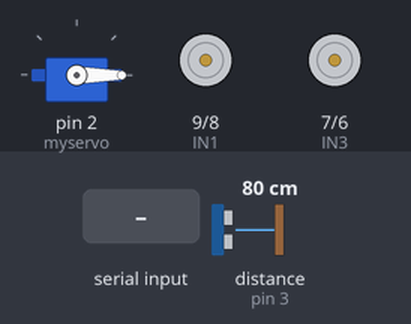
The sketch below on a simulated Arduino Uno, built with avr-gcc and run on an emulated ATmega328P. Parts: servo, motor-driver pin pairs drawn as motors (green arrow = first pin HIGH = forward, orange = second pin HIGH = backward, longer = more drive, scaled by the enable pin). Wiring (inferred from the names in the program): ultrasonic range finder: trigger pin 11; echo pin 3. The inputs (shaded band) are chosen by the test bench; at power-on: distance to the obstacle (sensor on pin 3) 80 cm. The echo pulse lasts 58.3 µs per cm; what the sketch prints to the serial monitor is not drawn.

Above: at 1.2 s.
1.3 s: "FORWARD" received over Serial
At 2.3 s:
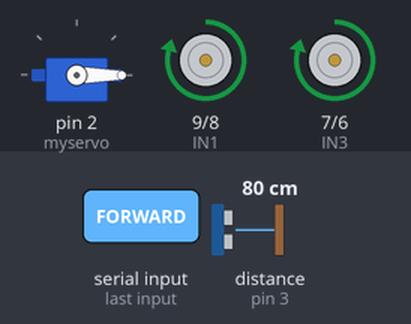
4.3 s: distance to the obstacle (sensor on pin 3) set to 2 cm
At 5.4 s:
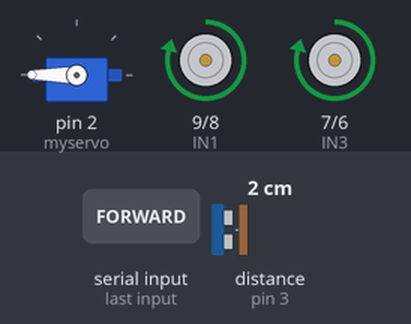
7.3 s: "BACK" received over Serial
At 8.0 s:
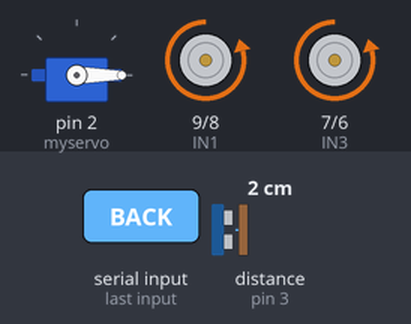
10.3 s: "LEFT" received over Serial
At 11.4 s:
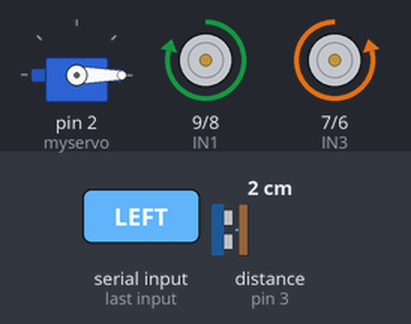
13.3 s: "RIGHT" received over Serial
At 14.1 s:
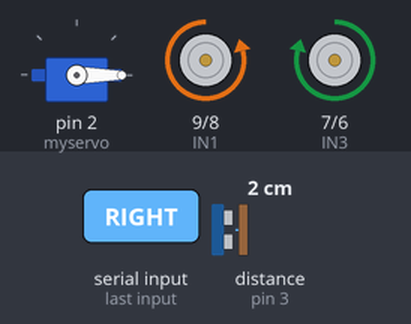
16.3 s: distance to the obstacle (sensor on pin 3) set to 120 cm
Timing chart, 0 to 20.3 s (numbered marks = the images above; inputs shaded):
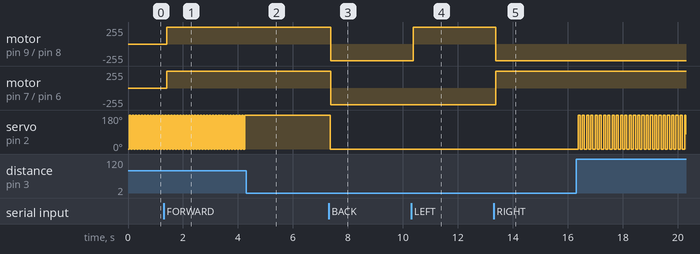

The sketch:

Final_code.ino
```cpp
 // include parts

 #include <NewPing.h>
 #include <Servo.h>

 //servo intialisation
 Servo myservo;
int pos = 0;

//ultrasonic pins
const int trigPin = 11;
const int echoPin = 3;
// defines variables ultrasonic
long duration;
int distance;


 //define the control pins of the motors
//motor A
int enableA = 10;
int IN1 = 9;
int IN2 = 8;

//motor B
int enableB = 5;
int IN3 = 7;
int IN4 = 6;

#define maximumSpeed 250

String readString;

void setup() {
//servo motor
myservo.attach(2);

//ultrasonic
pinMode(trigPin, OUTPUT);
pinMode(echoPin, INPUT);


  //set all the motor control pins to output

  pinMode (enableA, OUTPUT);
  pinMode (enableB, OUTPUT);
  pinMode (IN1, OUTPUT);
  pinMode (IN2, OUTPUT);
  pinMode (IN3, OUTPUT);
  pinMode (IN4, OUTPUT);

  Serial.begin(9600);

}

void loop() {
 //sweep
 sweep();


  //motor
  while(Serial.available()){
    //delay(50);
    char c = Serial.read();
    readString+=c;
  }

  if(readString.length() > 0) {
    Serial.println(readString);

    if(readString == "FORWARD"){
      moveForward();
    }

    if(readString == "BACK"){
      moveBack();
    }

    if(readString == "LEFT"){
      turnLeft();
    }

    if(readString == "RIGHT"){
      turnRight();
    }

    if(readString == "STOP"){
      stopMotors();
     {
      if(distance>=100 == "STOP")
      stopMotors();
    }}

    readString = "";
  }
}

void moveForward(){
  digitalWrite(IN1, HIGH);
  digitalWrite(IN2, LOW);
  digitalWrite(IN3, HIGH);
  digitalWrite(IN4, LOW);

  // accelerate from zero to maximum speed
  for(int motorSpeed = 0; motorSpeed < maximumSpeed; motorSpeed++){
    analogWrite(enableA, motorSpeed);
    analogWrite(enableB, motorSpeed);
    }
}

void moveBack(){
  digitalWrite(IN1, LOW);
  digitalWrite(IN2, HIGH);
  digitalWrite(IN3, LOW);
  digitalWrite(IN4, HIGH);

  for(int motorSpeed = 0; motorSpeed < maximumSpeed; motorSpeed++){
    analogWrite(enableA, motorSpeed);
    analogWrite(enableB, motorSpeed);
    }
}

void turnLeft(){
  digitalWrite(IN1, HIGH);
  digitalWrite(IN2, LOW);
  digitalWrite(IN3, LOW);
  digitalWrite(IN4, HIGH);

  for(int motorSpeed = 0; motorSpeed < maximumSpeed; motorSpeed++){
    analogWrite(enableA, motorSpeed);
    analogWrite(enableB, motorSpeed);
  }
}

void turnRight(){
  digitalWrite(IN1, LOW);
  digitalWrite(IN2, HIGH);
  digitalWrite(IN3, HIGH);
  digitalWrite(IN4, LOW);

  for(int motorSpeed = 0; motorSpeed < maximumSpeed; motorSpeed++){
    analogWrite(enableA, motorSpeed);
    analogWrite(enableB, motorSpeed);
  }
}

void stopMotors(){
  digitalWrite(IN1, LOW);
  digitalWrite(IN2, LOW);
  digitalWrite(IN3, LOW);
  digitalWrite(IN4, LOW);
}


//servo sweep loop
void sweep()
{
  for (pos = 0; pos <= 180; pos += 20) { // goes from 0 degrees to 180 degrees
      // in steps of 1 degree
    myservo.write(pos);              // tell servo to go to position in variable 'pos'
                        // waits 15ms for the servo to reach the position
     distance = ultrasonic();
    Serial.println(distance);


  }
  for (pos = 180; pos >= 0; pos -= 20) { // goes from 180 degrees to 0 degrees
    myservo.write(pos);              // tell servo to go to position in variable 'pos'
                           // waits 15ms for the servo to reach the position
   distance = ultrasonic();
   Serial.println(distance);

  }}
//ultrasonic
int ultrasonic()
{

// Clears the trigPin
digitalWrite(trigPin, LOW);
delayMicroseconds(2);
// Sets the trigPin on HIGH state for 10 micro seconds
digitalWrite(trigPin, HIGH);
delayMicroseconds(10);
digitalWrite(trigPin, LOW);
// Reads the echoPin, returns the sound wave travel time in microseconds
duration = pulseIn(echoPin, HIGH);
// Calculating the distance
distance= duration*0.034/2;
return distance;

}
```

Measured:
- after the input at 1.3 s, motor on pin 9 (IN1) / pin 8 (IN2), motor on pin 7 (IN3) / pin 6 (IN4): stopped → forward 249/255 after 0.10 s
- after the input at 4.3 s, servo on pin 2 (myservo): stops changing and stays 180°
- after the input at 7.3 s, motor on pin 9 (IN1) / pin 8 (IN2), motor on pin 7 (IN3) / pin 6 (IN4): forward 249/255 → backward 249/255 after 0.07 s; servo on pin 2 (myservo): 180° → 0° after 0.06 s
- after the input at 10.3 s, motor on pin 9 (IN1) / pin 8 (IN2): backward 249/255 → forward 249/255 after 0.07 s; servo on pin 2 (myservo): stays 0° (without the input it goes to 40° after 3.0 s)
- after the input at 13.3 s, motor on pin 9 (IN1) / pin 8 (IN2): forward 249/255 → backward 249/255 after 0.07 s; motor on pin 7 (IN3) / pin 6 (IN4): backward 249/255 → forward 249/255 after 0.07 s; servo on pin 2 (myservo): stays 0° (without the input it goes to 20° after 3.0 s)
- by itself, servo on pin 2 (myservo): alternates 180° for 0.05 s and 0° for 0.05 s
